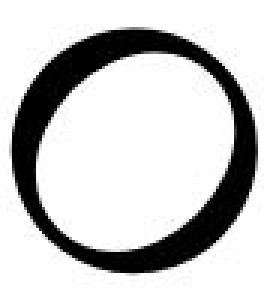
%> input picture data/samples/optical/numerals/0.png, 92 x 96 px (shown 3 times larger)
$ octave --eval "result = readClassSamples;"   (GNU Octave 9; MATLAB toolbox functions it lacks are replaced by stand-ins)
%> lines starting %> are read from the running program, lines starting %| are printed output that depends on the picture
### setup.m
function config = setup()
    addpath(genpath(pwd))
    config.NUMERALS='Numerals';
    config.VOWELS ='Vowels';
    config.CONSONANTS='Consonants';

    BASE_DIR = 'data';
    config.NUMERALS_DATASET_DIR=strcat(BASE_DIR,'/datasets/numerals/');
    config.VOWELS_DATASET_DIR=strcat(BASE_DIR,'/datasets/vowels/');
    config.CONSONANTS_DATASET_DIR=strcat(BASE_DIR,'/datasets/consonants/');

    OUTPUT_DIR=strcat(BASE_DIR,'/outputs');
    if ~exist(OUTPUT_DIR,'dir')
        mkdir(OUTPUT_DIR)
    end
    config.NUMERALS_DATASET=strcat(OUTPUT_DIR,'/numerals.mat');
    config.VOWELS_DATASET=strcat(OUTPUT_DIR,'/vowels.mat');
    config.CONSONANTS_DATASET=strcat(OUTPUT_DIR,'/consonants.mat');

    config.NUMERALS_DATASET_PP = strcat(OUTPUT_DIR,'/numerals_pp.mat');
    config.VOWELS_DATASET_PP = strcat(OUTPUT_DIR,'/vowels_pp.mat');
    config.CONSONANTS_DATASET_PP = strcat(OUTPUT_DIR,'/consonants_pp.mat');


    config.NUMERALS_DATASET_FE = strcat(OUTPUT_DIR,'/numerals_fe.mat');
    config.VOWELS_DATASET_FE = strcat(OUTPUT_DIR,'/vowels_fe.mat');
    config.CONSONANTS_DATASET_FE = strcat(OUTPUT_DIR,'/consonants_fe.mat');

    config.NUMERALS_DATASET_MODEL_MLP = strcat(OUTPUT_DIR,'/numerals_model_mlp.mat');
    config.VOWELS_DATASET_MODEL_MLP = strcat(OUTPUT_DIR,'/vowels_model_mlp.mat');
    config.CONSONANTS_DATASET_MODEL_MLP = strcat(OUTPUT_DIR,'/consonants_model_mlp.mat');

    config.NUMERALS_DATASET_MODEL_RBF = strcat(OUTPUT_DIR,'/numerals_model_rbf.mat');
    config.VOWELS_DATASET_MODEL_RBF = strcat(OUTPUT_DIR,'/vowels_model_rbf.mat');
    config.CONSONANTS_DATASET_MODEL_RBF = strcat(OUTPUT_DIR,'/consonants_model_rbf.mat');

    config.RESULTS_EXCEL_FILE=strcat(OUTPUT_DIR,'/results.csv');

    SAMPLE_CHARACTER_DIR=strcat(BASE_DIR,'/samples/');
    config.SAMPLE_OPTICAL_NUMERALS_DIR=strcat(SAMPLE_CHARACTER_DIR,'/optical/numerals/');
    config.SAMPLE_OPTICAL_VOWELS_DIR=strcat(SAMPLE_CHARACTER_DIR,'/optical/vowels/');
    config.SAMPLE_OPTICAL_CONSONANTS_DIR=strcat(SAMPLE_CHARACTER_DIR,'/optical/consonants/');

    config.SAMPLE_HANDWRITTEN_NUMERALS_DIR=strcat(SAMPLE_CHARACTER_DIR,'/handwritten/numerals/');
    config.SAMPLE_HANDWRITTEN_VOWELS_DIR=strcat(SAMPLE_CHARACTER_DIR,'/handwritten/vowels/');
    config.SAMPLE_HANDWRITTEN_CONSONANTS_DIR=strcat(SAMPLE_CHARACTER_DIR,'/handwritten/consonants/');

    config.SAMPLES_MAT_FILE=strcat(OUTPUT_DIR,'/samples.mat');

    config.BASE_DIR = BASE_DIR;
    config.OUTPUT_DIR= OUTPUT_DIR;
end

### readClassSamples.m
function samples = readClassSamples(config)
% Image Database Creation
% Date : 2012/02/11
% Author: Ashok Kumar Pant
% Institute of Science and Technology, Computer Science, Tribhuvan
% University, Nepal

if ~ exist('config', 'var')
    config = setup();
end

outputMatFile = config.SAMPLES_MAT_FILE;

if exist('outputMatFile', 'file')
    samples = load(outputMatFile);
    return;
end

optNumerals = loadImages(config.SAMPLE_OPTICAL_NUMERALS_DIR);
optVowels = loadImages(config.SAMPLE_OPTICAL_VOWELS_DIR);
optConsonants = loadImages(config.SAMPLE_OPTICAL_CONSONANTS_DIR);

handNumerals = loadImages(config.SAMPLE_HANDWRITTEN_NUMERALS_DIR);
handVowels = loadImages(config.SAMPLE_HANDWRITTEN_VOWELS_DIR);
handConsonants = loadImages(config.SAMPLE_HANDWRITTEN_CONSONANTS_DIR);

samples.numeralsOptical = optNumerals;
samples.vowelsOptical = optVowels;
samples.consonantsOptical = optConsonants;

samples.numeralsHandwritten = handNumerals;
samples.vowelsHandwritten = handVowels;
samples.consonantsHandwritten = handConsonants;

if exist('outputMatFile', 'var')
    save(outputMatFile, 'samples');
end
end

function images = loadImages(folderName)
%> called with folderName = 'data/samples//optical/numerals/'
dirOutput = dir(fullfile(folderName, '*.png'));
fileNames = {dirOutput.name};
images = containers.Map('KeyType', 'int32', 'ValueType', 'any');
for j = 1:numel(fileNames)
    [~, name, ~] = fileparts(fileNames{j});
    imgPath = strcat(folderName, fileNames{j});
    x = imread(imgPath);
%> x is the input picture: size 96x92 uint8; min 0, max 255, mean 199.6
    x = imresize(x, [36 36]);
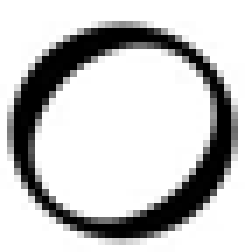
%> x: size 36x36 uint8 (shown 7 times larger); min 0, max 255, mean 199.5
    images(str2num(name)) = x;
end
end
%> call 3 of loadImages, with folderName = 'data/samples//optical/consonants/'
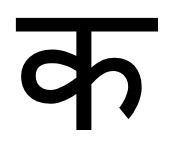
%> input picture data/samples/optical/consonants/1.png, 179 x 146 px
%> in loadImages, x is the input picture: size 146x179 uint8; min 0, max 255, mean 193.3
%> in loadImages (call 3), `x = imresize(x, [36 36]);`:
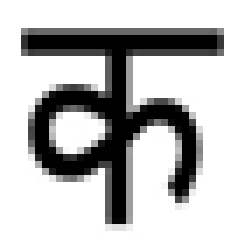
%> x: size 36x36 uint8 (shown 7 times larger); min 0, max 255, mean 193.4
